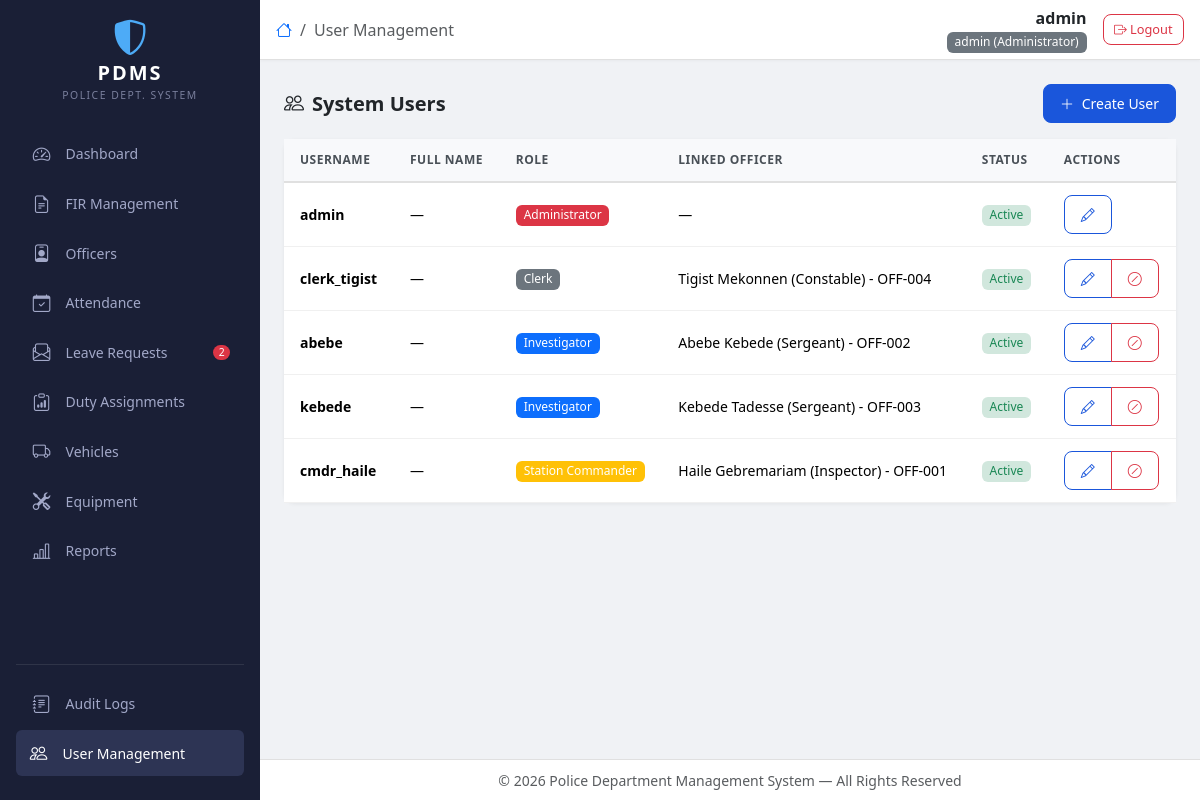
Screenshot of /users/ (signed in) with the database file from the repository.
### core/models.py (models this page shows)
class CustomUser(AbstractBaseUser, PermissionsMixin):
    username = models.CharField(max_length=150, unique=True)
    full_name = models.CharField(max_length=255, blank=True)
    role = models.CharField(max_length=30, choices=ROLE_CHOICES, default='CLERK')
    is_active = models.BooleanField(default=True)
    is_staff = models.BooleanField(default=False)
    failed_attempts = models.IntegerField(default=0)
    locked_until = models.DateTimeField(null=True, blank=True)
    created_at = models.DateTimeField(auto_now_add=True)
    updated_at = models.DateTimeField(auto_now=True)
    officer = models.OneToOneField(
        'cases.Officer', on_delete=models.SET_NULL,
        null=True, blank=True, related_name='user_account'
    )
    objects = CustomUserManager()
    USERNAME_FIELD = 'username'
    REQUIRED_FIELDS = []
    def has_min_role(self, min_role):
        return ROLE_HIERARCHY.get(self.role, 0) >= ROLE_HIERARCHY.get(min_role, 0)
    def __str__(self):
        return f"{self.username} ({self.get_role_display()})"

### cases/models.py (models this page shows)
class Officer(models.Model):
    RANK_CHOICES = (
        ('Constable', 'Constable'),
        ('Sergeant', 'Sergeant'),
        ('Inspector', 'Inspector'),
        ('Assistant Commissioner', 'Assistant Commissioner'),
        ('Deputy Commissioner', 'Deputy Commissioner'),
        ('Commissioner', 'Commissioner'),
    )
    badge_number = models.CharField(max_length=50, unique=True)
    full_name = models.CharField(max_length=255)
    rank = models.CharField(max_length=50, choices=RANK_CHOICES)
    phone = models.CharField(max_length=20, blank=True)
    email = models.EmailField(blank=True)
    unit = models.CharField(max_length=100, blank=True)
    is_active = models.BooleanField(default=True)
    created_at = models.DateTimeField(auto_now_add=True)
    class Meta:
        ordering = ['rank', 'full_name']
    def __str__(self):
        return f"{self.full_name} ({self.rank}) - {self.badge_number}"

### core/views.py (the view)
# urls.py: path('users/', views.user_list, name='user_list'),
@require_role('ADMIN')
def user_list(request):
    users = CustomUser.objects.select_related('officer').all().order_by('role', 'username')
    return render(request, 'core/user_list.html', {'users': users})

### core/context_processors.py (called while the page is built)
def global_context(request):
    pending_leave_count = 0
    if request.user.is_authenticated:
        from core.models import ROLE_HIERARCHY
        user_level = ROLE_HIERARCHY.get(request.user.role, 0)
        if user_level >= ROLE_HIERARCHY.get('STATION_COMMANDER', 3):
            from staff.models import LeaveRequest
            pending_leave_count = LeaveRequest.objects.filter(status='PENDING').count()
    return {
        'pending_leave_count': pending_leave_count,
    }

### core/templatetags/role_tags.py (called while the page is built)
@register.filter
def role_badge(role):
    label = ROLE_LABELS.get(role, role)
    color = ROLE_COLORS.get(role, 'secondary')
    return f'<span class="badge bg-{color}">{label}</span>'

@register.filter
def has_role(user, min_role):
    if not user or not user.is_authenticated:
        return False
    return user.has_min_role(min_role)

### templates/core/user_list.html (shortened to what this page needs)
{% extends 'base.html' %}
{% load role_tags %}
{% block nav_users %}active text-white{% endblock %}
{% block page_title %}User Management{% endblock %}
{% block content %}
<div class="d-flex justify-content-between align-items-center mb-3">
    <h5 class="fw-bold mb-0"><i class="bi bi-people me-2"></i>System Users</h5>
    <a href="{% url 'core:user_create' %}" class="btn btn-primary">
        <i class="bi bi-plus-lg me-1"></i> Create User
    </a>
</div>
<div class="card content-card">
    <div class="card-body p-0">
        <div class="table-responsive">
            <table class="table table-hover mb-0">
                <thead>
                    <tr>
                        <th>Username</th>
                        <th>Full Name</th>
                        <th>Role</th>
                        <th>Linked Officer</th>
                        <th>Status</th>
                        <th>Actions</th>
                    </tr>
                </thead>
                <tbody>
                    {% for u in users %}
                    <tr class="{% if not u.is_active %}opacity-50{% endif %}">
                        <td><strong>{{ u.username }}</strong></td>
                        <td>{{ u.get_full_name|default:"—" }}</td>
                        <td>{{ u.role|role_badge|safe }}</td>
                        <td>{{ u.officer|default:"—" }}</td>
                        <td>
                            {% if u.is_active %}
                            <span class="badge bg-success-subtle text-success">Active</span>
                            {% else %}
                            <span class="badge bg-danger-subtle text-danger">Inactive</span>
                            {% endif %}
                        </td>
                        <td>
                            <div class="btn-group btn-group-sm">
                                <a href="{% url 'core:user_edit' u.id %}" class="btn btn-outline-primary" title="Edit">
                                    <i class="bi bi-pencil"></i>
                                </a>
                                {% if u.id != request.user.id %}
                                <a href="{% url 'core:user_toggle' u.id %}" class="btn btn-outline-{% if u.is_active %}danger{% else %}success{% endif %}" title="{% if u.is_active %}Deactivate{% else %}Activate{% endif %}">
                                    <i class="bi bi-{% if u.is_active %}slash-circle{% else %}check-circle{% endif %}"></i>
                                </a>
                                {% endif %}
                            </div>
                        </td>
                    </tr>
                    {% empty %}
                    <tr>
                        <td colspan="6" class="text-center text-muted py-4">No users found.</td>
                    </tr>
                    {% endfor %}
                </tbody>
            </table>
        </div>
    </div>
</div>
{% endblock %}

### templates/base.html (shortened to what this page needs)
{% load role_tags %}
<!DOCTYPE html>
<html lang="en" data-bs-theme="light">
<head>
    <link href="https://cdn.jsdelivr.net/npm/bootstrap@5.3.3/dist/css/bootstrap.min.css" rel="stylesheet">
    <link href="https://cdn.jsdelivr.net/npm/bootstrap-icons@1.11.3/font/bootstrap-icons.min.css" rel="stylesheet">
    <link href="/static/css/style.css" rel="stylesheet">
</head>
<body>
    <nav id="sidebar" class="bg-dark-navy d-flex flex-column flex-shrink-0 p-3">
        <div class="d-flex align-items-center mb-4">
            <div class="sidebar-brand text-center w-100">
                <div class="sidebar-logo">
                    <i class="bi bi-shield-shaded"></i>
                </div>
                <span class="sidebar-title">PDMS</span>
                <div class="sidebar-subtitle">Police Dept. System</div>
            </div>
        </div>
        <ul class="nav nav-pills flex-column gap-1 flex-grow-1">
            <li class="nav-item">
                <a href="{% url 'core:dashboard' %}" class="nav-link sidebar-link {% block nav_dashboard %}{% endblock %}">
                    <i class="bi bi-speedometer2"></i>
                    <span>Dashboard</span>
                </a>
            </li>
            <li class="nav-item">
                <a href="{% url 'cases:fir_list' %}" class="nav-link sidebar-link {% block nav_cases %}{% endblock %}">
                    <i class="bi bi-file-earmark-text"></i>
                    <span>FIR Management</span>
                </a>
            </li>
            <li class="nav-item">
                <a href="{% url 'staff:officer_list' %}" class="nav-link sidebar-link {% block nav_officers %}{% endblock %}">
                    <i class="bi bi-person-badge"></i>
                    <span>Officers</span>
                </a>
            </li>
            <li class="nav-item">
                <a href="{% url 'staff:attendance' %}" class="nav-link sidebar-link {% block nav_attendance %}{% endblock %}">
                    <i class="bi bi-calendar-check"></i>
                    <span>Attendance</span>
                </a>
            </li>
            <li class="nav-item">
                <a href="{% url 'staff:leave_list' %}" class="nav-link sidebar-link {% block nav_leaves %}{% endblock %}">
                    <i class="bi bi-envelope-paper"></i>
                    <span>Leave Requests</span>
                    {% if pending_leave_count > 0 %}
                        <span class="badge bg-danger ms-auto rounded-pill">{{ pending_leave_count }}</span>
                    {% endif %}
                </a>
            </li>
            <li class="nav-item">
                <a href="{% url 'staff:duty_list' %}" class="nav-link sidebar-link {% block nav_duty %}{% endblock %}">
                    <i class="bi bi-clipboard-data"></i>
                    <span>Duty Assignments</span>
                </a>
            </li>
            <li class="nav-item">
                <a href="{% url 'fleet:vehicle_list' %}" class="nav-link sidebar-link {% block nav_vehicles %}{% endblock %}">
                    <i class="bi bi-truck"></i>
                    <span>Vehicles</span>
                </a>
            </li>
            <li class="nav-item">
                <a href="{% url 'fleet:equipment_list' %}" class="nav-link sidebar-link {% block nav_equipment %}{% endblock %}">
                    <i class="bi bi-tools"></i>
                    <span>Equipment</span>
                </a>
            </li>
            <li class="nav-item">
                <a href="{% url 'reports:dashboard_report' %}" class="nav-link sidebar-link {% block nav_reports %}{% endblock %}">
                    <i class="bi bi-bar-chart-line"></i>
                    <span>Reports</span>
                </a>
            </li>
        </ul>
        <hr class="border-secondary opacity-25">
        {% if user|has_role:"STATION_COMMANDER" %}
        <ul class="nav nav-pills flex-column gap-1 mb-2">
            <li class="nav-item">
                <a href="{% url 'core:audit_logs' %}" class="nav-link sidebar-link {% block nav_audit %}{% endblock %}">
                    <i class="bi bi-journal-text"></i>
                    <span>Audit Logs</span>
                </a>
            </li>
            {% if user|has_role:"ADMIN" %}
            <li class="nav-item">
                <a href="{% url 'core:user_list' %}" class="nav-link sidebar-link {% block nav_users %}{% endblock %}">
                    <i class="bi bi-people"></i>
                    <span>User Management</span>
                </a>
            </li>
            {% endif %}
        </ul>
        {% endif %}
    </nav>
    <div id="main-wrapper">
        <header class="top-navbar">
            <div class="d-flex align-items-center justify-content-between w-100 px-3">
                <div class="d-flex align-items-center gap-3">
                    <nav aria-label="breadcrumb">
                        <ol class="breadcrumb mb-0">
                            {% block breadcrumb %}
                            <li class="breadcrumb-item"><a href="{% url 'core:dashboard' %}"><i class="bi bi-house"></i></a></li>
                            <li class="breadcrumb-item active">{% block page_title %}Home{% endblock %}</li>
                            {% endblock %}
                        </ol>
                    </nav>
                </div>
                <div class="d-flex align-items-center gap-3">
                    <div class="text-end d-none d-sm-block">
                        <div class="fw-semibold text-truncate" style="max-width: 180px;">{{ user.get_full_name|default:user.username }}</div>
                        <div class="text-muted small">{{ user|role_badge|safe }}</div>
                    </div>
                    <a href="{% url 'core:logout' %}" class="btn btn-outline-danger btn-sm" title="Logout">
                        <i class="bi bi-box-arrow-right"></i>
                        <span class="d-none d-md-inline">Logout</span>
                    </a>
                </div>
            </div>
        </header>
        <main class="main-content p-3 p-md-4">
            {% block content %}{% endblock %}
        </main>
        <footer class="main-footer text-center text-muted py-2 px-3">
            <small>&copy; {% now "Y" %} Police Department Management System &mdash; All Rights Reserved</small>
        </footer>
    </div>
</body>
</html>

### static/css/style.css (style rules this page uses)
:root { --sidebar-width: 260px; --sidebar-bg: #1a1f36; --sidebar-hover: #252b45; --sidebar-active: #2d3454; --sidebar-text: #a2a8c8; --sidebar-text-active: #ffffff; --navbar-height: 60px; --body-bg: #f0f2f5; }
* { margin: 0; padding: 0; box-sizing: border-box; }
html, body { height: 100%; font-family: 'Segoe UI', system-ui, -apple-system, sans-serif; background: var(--body-bg); overflow: hidden; }
#sidebar { position: fixed; top: 0; left: 0; bottom: 0; width: var(--sidebar-width); background: var(--sidebar-bg); color: var(--sidebar-text); overflow-y: auto; z-index: 1050; transition: transform 0.3s ease; }
.bg-dark-navy { background-color: var(--sidebar-bg) !important; }
.sidebar-brand { padding: 4px 0; }
.sidebar-logo { font-size: 2.2rem; color: #4dabf7; line-height: 1; }
.sidebar-title { display: block; font-size: 1.25rem; font-weight: 700; color: #ffffff; letter-spacing: 2px; margin-top: 2px; }
.sidebar-subtitle { font-size: 0.65rem; color: var(--sidebar-text); text-transform: uppercase; letter-spacing: 1.5px; opacity: 0.7; }
.sidebar-link { display: flex; align-items: center; gap: 0.75rem; padding: 0.6rem 0.85rem; color: var(--sidebar-text) !important; border-radius: 0.5rem; font-size: 0.875rem; font-weight: 500; transition: all 0.2s ease; text-decoration: none; background: transparent !important; border: none !important; }
.sidebar-link i { font-size: 1.1rem; width: 1.5rem; text-align: center; }
.sidebar-link.active, .sidebar-link.text-white { background: var(--sidebar-active) !important; color: var(--sidebar-text-active) !important; border-left: 3px solid #4dabf7; padding-left: calc(0.85rem - 3px); }
.sidebar-link .badge { font-size: 0.65rem; padding: 0.25em 0.55em; }
#main-wrapper { margin-left: var(--sidebar-width); min-height: 100vh; display: flex; flex-direction: column; }
.top-navbar { height: var(--navbar-height); background: #ffffff; border-bottom: 1px solid #e0e0e0; display: flex; align-items: center; position: sticky; top: 0; z-index: 1040; box-shadow: 0 1px 3px rgba(0,0,0,0.04); }
.main-content { flex: 1; overflow-y: auto; }
.main-footer { border-top: 1px solid #e0e0e0; background: #ffffff; flex-shrink: 0; }
.content-card { border: none; border-radius: 0.75rem; box-shadow: 0 1px 4px rgba(0,0,0,0.06); }
.content-card .card-body { padding: 1.25rem; }
.table { font-size: 0.875rem; }
.table thead th { background: #f8f9fb; border-bottom: 2px solid #e0e0e0; font-weight: 600; color: #495057; text-transform: uppercase; font-size: 0.75rem; letter-spacing: 0.5px; padding: 0.75rem 1rem; white-space: nowrap; }
.table tbody td { padding: 0.75rem 1rem; vertical-align: middle; border-color: #f0f0f0; }
.badge { font-weight: 500; font-size: 0.75rem; padding: 0.35em 0.65em; border-radius: 0.375rem; }
.btn { font-size: 0.875rem; font-weight: 500; border-radius: 0.5rem; padding: 0.5rem 1rem; transition: all 0.2s ease; }
.btn-sm { padding: 0.3rem 0.65rem; font-size: 0.8rem; }
.btn-primary { background-color: #1a56db; border-color: #1a56db; }
.btn-outline-primary { color: #1a56db; border-color: #1a56db; }
.fw-semibold { font-weight: 600; }

### rows the page displays
CustomUser: get_full_name "admin", id+username+role "admin (Administrator)", username "admin", get_full_name "—", role|role_badge "Administrator", officer "—", is_active "Active"
CustomUser: username "clerk_tigist", get_full_name "—", role|role_badge "Clerk", officer "Tigist Mekonnen (Constable) - OFF-004", is_active "Active"
CustomUser: username "abebe", get_full_name "—", role|role_badge "Investigator", officer "Abebe Kebede (Sergeant) - OFF-002", is_active "Active"
CustomUser: username "kebede", get_full_name "—", role|role_badge "Investigator", officer "Kebede Tadesse (Sergeant) - OFF-003", is_active "Active"
CustomUser: username "cmdr_haile", get_full_name "—", role|role_badge "Station Commander", officer "Haile Gebremariam (Inspector) - OFF-001", is_active "Active"

### other values shown
{{ pending_leave_count }} "2"
